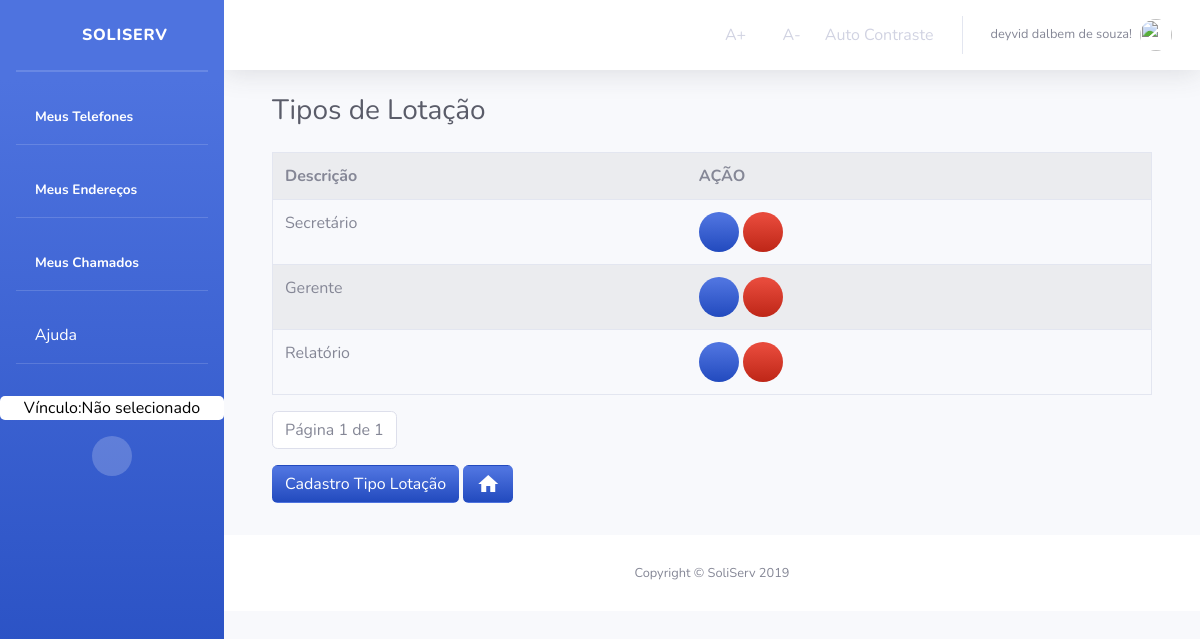
Screenshot of /Orgao/TiposLotacao/ (signed in) with the database file from the repository.
### Orgao/models.py (models this page shows, shortened)
class TipoLotacao(models.Model):
    descricao = models.CharField('DESCRIÇÃO', max_length=45)
    class Meta:
        verbose_name = "TipoLotacao"
        verbose_name_plural = "TiposLotacao"

### Orgao/views.py (the view)
# urls.py: path('TiposLotacao/', views.TipoLotacaoList, name='tipos_lotacao'),
def TipoLotacaoList(request):
    if not request.user.has_perm('TipoLotacao.view_TipoLotacao'):
        return render(request, 'Orgao/bloqueioDeAcesso.html')
    else:
        if not request.user.is_authenticated:
            return render(request, 'Usuario/acessoNegado.html')
        else:
            tipo_lotacao_list = TipoLotacao.objects.all()
            paginator = Paginator(tipo_lotacao_list, 5)
            page = request.GET.get('page')
            tipo_lotacao_list = paginator.get_page(page)
            context = {'tipo_lotacao_list': tipo_lotacao_list}
            if not request.user.is_authenticated:
                return render(request, 'Usuario/acessoNegado.html')
            else:
                return render(request, 'TipoLotacao/tiposLotacao.html', context)

### Orgao/templates/TipoLotacao/tiposLotacao.html (shortened to what this page needs)
{% extends "sistemaDeGestaoDeServicosPublicos/index1.html" %}
{% block titulo %}
Tipos de Lotação
{% endblock titulo %}
{% block centro %}
<main id="Orgao" class="">
    <div class="container">
        {% block centroOrgao %}
        <form>
            {% if tipo_lotacao_list %}
            <table class="table border mt-3 table-striped" style="overflow: auto;">
                <tr>
                    <th>Descrição</th>
                    <th>AÇÃO</th>
                </tr>
                {% for tipos in tipo_lotacao_list %}
                <tr>
                    <td>
                        {{tipos.descricao}}
                    </td>
                    <td>
                            <a class="bg-gradient-primary text-white btn-circle"
                            href="{% url 'Orgao:Tipo_lotacao_atualizar' tipos.id %}" title="Editar Tipo de Lotacao">
                            <i class="fas fa-edit"></i>
                        </a>
                        <a class="bg-gradient-danger text-white btn-circle btn-circle"
                            href="{% url 'Orgao:tipo_lotacao_deletar' tipos.id %}" title="Excluir Tipo de Lotacao">
                            <i class="fas fa-trash"></i>
                        </a>
                    </td>
                </tr>
                {% endfor %}
                {% else %}
                <div class="alert alert-danger mt-3">
                    Não há Dados Cadastrados!
                </div>
                {% endif %}
        </form>
        <nav aria-label="text-left pagination  ">
            <ul class="pagination ">
                <li class="page-item disabled">
                    <a class="page-link" href="#">
                        Página {{ tipo_lotacao_list.number }} de {{ tipo_lotacao_list.paginator.num_pages }}
                    </a>
                </li>
            </ul>
        </nav>
        <a class="btn bg-gradient-primary text-white mb-3" href="{% url 'Orgao:cadastro_Tipo_Lotacao'%}"
            title="cadastrar novo Tipo de Lotação">
            Cadastro Tipo Lotação
        </a>
        <a class="btn  bg-gradient-primary text-white mb-3" href="{% url 'Orgao:orgao_index'%}"
            title="Voltar a HomePage">
            <i class="material-icons">home</i>
        </a>
</main>
{% endblock %}
</div>
{% endblock %}

### templates/sistemaDeGestaoDeServicosPublicos/index1.html (shortened to what this page needs)
<!DOCTYPE html>
<html lang="pt-br">
{% load staticfiles %}
<head>
  <link rel="stylesheet" href="{% static 'tema/css/sb-admin-2.css' %}">
  <link rel="stylesheet" href="{% static 'tema/vendor/fontawesome-free/css/all.css' %}">
  <link rel="stylesheet" href="{% static 'tema/vendor/fontawesome-free/css/all.css' %}">
  <link rel="stylesheet" href="{% static 'css/style.css' %}">
  <link rel="stylesheet" href="{% static 'img/avatar_2x.png' %}">
  <link rel="stylesheet" href="https://stackpath.bootstrapcdn.com/bootstrap/4.3.1/css/bootstrap.min.css"
>
  <link href="https://unpkg.com/material-components-web@latest/dist/material-components-web.min.css" rel="stylesheet">
  <link href="vendor/fontawesome-free/css/all.min.css" rel="stylesheet" type="text/css">
  <link href="css/sb-admin-2.min.css" rel="stylesheet">
</head>
<body id="page-top" class="acessibilidade teste">
  <div id="wrapper">
    <ul class="navbar-nav bg-gradient-primary sidebar sidebar-dark accordion" id="accordionSidebar">
      <a class="sidebar-brand d-flex align-items-center justify-content-center" href="{% url 'index' %}">
        <div class="sidebar-brand-icon">
          <i class="fas fa-home"></i>
        </div>
        <div class="sidebar-brand-text mx-3">SoliServ</div>
      </a>
      <hr class="sidebar-divider my-0">
      <hr class="sidebar-divider">
      <li class="nav-item active">
        <a class="nav-link" href="{% url 'listaTelefones' %}" title="Listar Meus Telefones">
          <i class="fas fa-phone-alt"></i>
          <span>Meus Telefones</span></a>
      </li>
      <hr class="sidebar-divider d-none d-md-block">
      <li class="nav-item active">
        <a class="nav-link" href="{% url 'listaEnderecos' %}" title="Listar Meus Endereços">
          <i class="fas fa-map-marker-alt"></i>
          <span>Meus Endereços</span></a>
      </li>
      <hr class="sidebar-divider d-none d-md-block">
      {% if user.is_authenticated %}
      <li class="nav-item active">
        <a class="nav-link" href="{% url 'Chamados:lista_chamado' user.id %}" title="Listar Meus Chamados">
          <i class="fas fa-list"></i>
          <span>Meus Chamados</span></a>
      </li>
      {% else %}
      <li class="nav-item active">
        <a class="nav-link" href="#" title="Listar Meus Chamados">
          <i class="fas fa-list"></i>
          <span>Meus Chamados</span></a>
      </li>
      {% endif %}
      <hr class="sidebar-divider d-none d-md-block">
      <li class="nav-item">
        <a class="nav-link text-white" href="#" data-toggle="modal" data-target="#ModalAjuda" title="Obter informações">
          <i class="far fa-question-circle"></i>
          Ajuda
        </a>
      </li>
      <hr class="sidebar-divider d-none d-md-block">
      {% if request.session.temVinculo %}
      <a class="mt-3 text-center w-60 escolheVinculo" title="Clique para Escolher o Vínculo"
        href="{% url 'Orgao:retorna_Lotacao' %}">
        {% if request.session.nomeVinculo %}
        <span> Vínculo: {{ request.session.nomeVinculo }}</span>
        {% else %}
        <span> Vínculo:Não selecionado</span>
        {% endif %}
      </a>
      {% endif %}
      <div class=" mt-3 text-center d-none d-md-inline">
        <button class="rounded-circle border-0" id="sidebarToggle"></button>
      </div>
    </ul>
    <div id="content-wrapper" class="d-flex flex-column">
      <div id="content">
        <nav class="navbar navbar-expand navbar-light bg-white topbar mb-4 static-top shadow">
          <ul class="navbar-nav ml-auto">
            <li class="nav-item active">
              <a class="nav-link acessibilidade" onClick="fonte('a');" href="#" title="Aumentar Tamanho da Fonte">
                <i class="far fa-arrow-alt-circle-up"></i>
                <span>A+</span></a>
            </li>
            <li class="nav-item active">
              <a class="nav-link acessibilidade" onClick="fonte('d');" href="#" title="Diminuir Tamanho da Fonte">
                <i class="far fa-arrow-alt-circle-down"></i>
                <span>A-</span></a>
            </li>
            <li class="nav-item active">
              <a href="#altocontraste" id="altocontraste" accesskey="3" title="Auto Contraste"
                onclick="window.toggleContrast()" onkeydown="window.toggleContrast()" class="nav-link"
                title="Auto Contraste">
                <span>Auto Contraste</span></a>
            </li>
            <li class="nav-item dropdown no-arrow">
              <a class="nav-link dropdown-toggle" href="#" id="userDropdown" role="button" data-toggle="dropdown"
                aria-haspopup="true" aria-expanded="false">
                {% if user.is_authenticated %}
                <span class="mr-2 d-none d-lg-inline text-gray-600 small">{{ user.first_name }}
                  {{ user.last_name}}!</span>
                {% else %}
                <span class="mr-2 d-none d-lg-inline text-gray-600 small">Usuário não está logado!</span>
                {% endif %}
                {% if user.is_authenticated %}
                <img class="img-profile rounded-circle" src="{{ request.session.profile_picture }}">
                {% else %}
                <img class="img-profile rounded-circle" src="{% static 'img/avatar_2x.png' %}">
                {% endif %}
              </a>
            </li>
          </ul>
        </nav>
        <div class="container-fluid">
          <div class="d-sm-flex align-items-center justify-content-between mb-4 container">
            <h1 class="h3 mb-0 text-gray-800">{% block titulo %}{% endblock titulo%}</h1>
          </div>
          <div class="">
            {% block centro %}
            {% endblock %}
          </div>
          <footer class="sticky-footer bg-white">
            <div class="container my-auto">
              <div class="copyright text-center my-auto">
                <span>Copyright &copy; SoliServ 2019</span>
              </div>
            </div>
          </footer>
        </div>
      </div>
</body>
</html>

### sistemaDeGestaoDeServicosPublicos/static/css/style.css (style rules this page uses)
.escolheVinculo { border-radius: 5px; background-color: white; color: black; }

### rows the page displays
TipoLotacao: descricao "Secretário"
TipoLotacao: descricao "Gerente"
TipoLotacao: descricao "Relatório"

### other values shown
{{ user.first_name }} "deyvid"
{{ user.last_name }} "dalbem de souza"
{{ tipo_lotacao_list.number }} "1"
{{ tipo_lotacao_list.paginator.num_pages }} "1"
